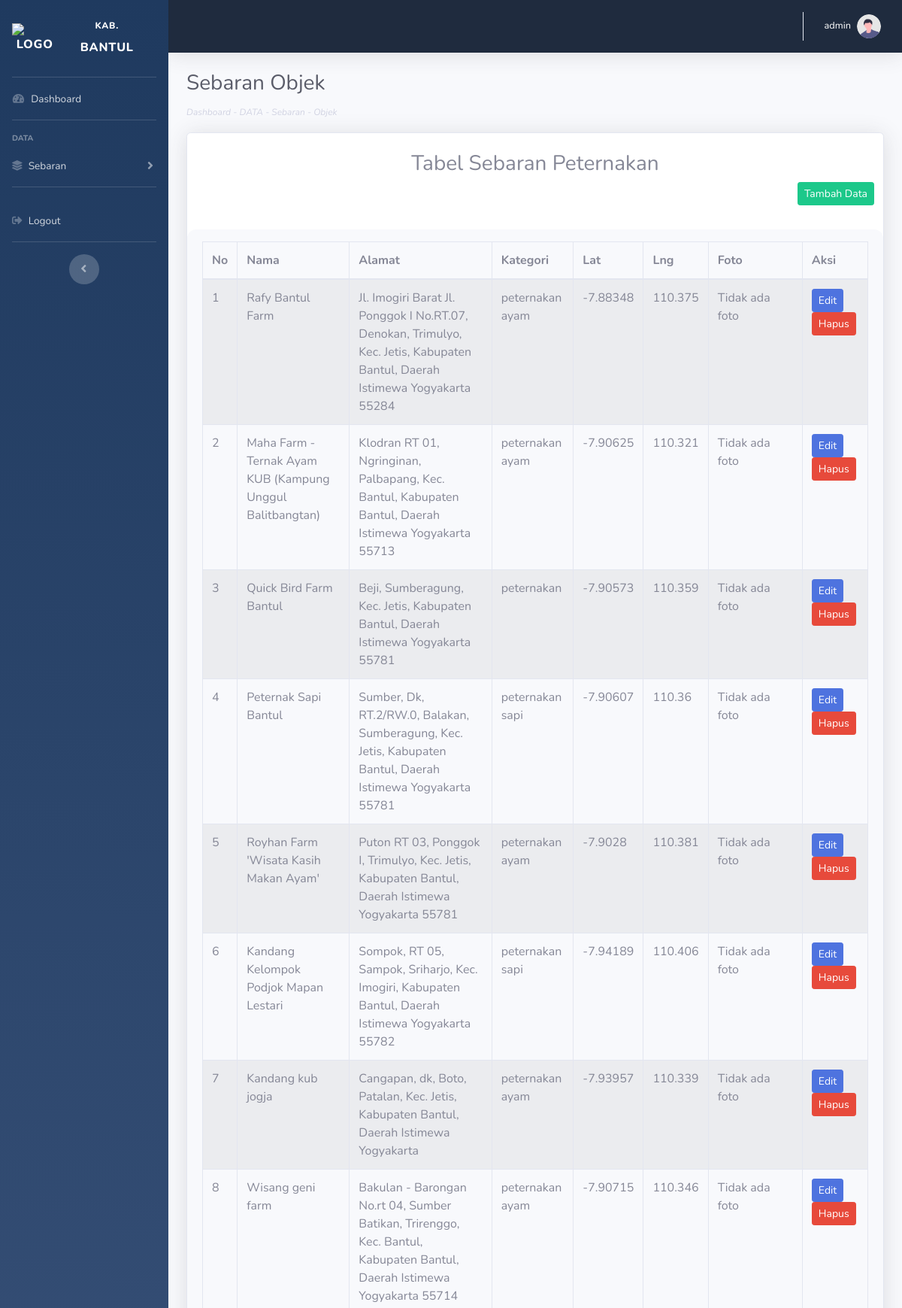
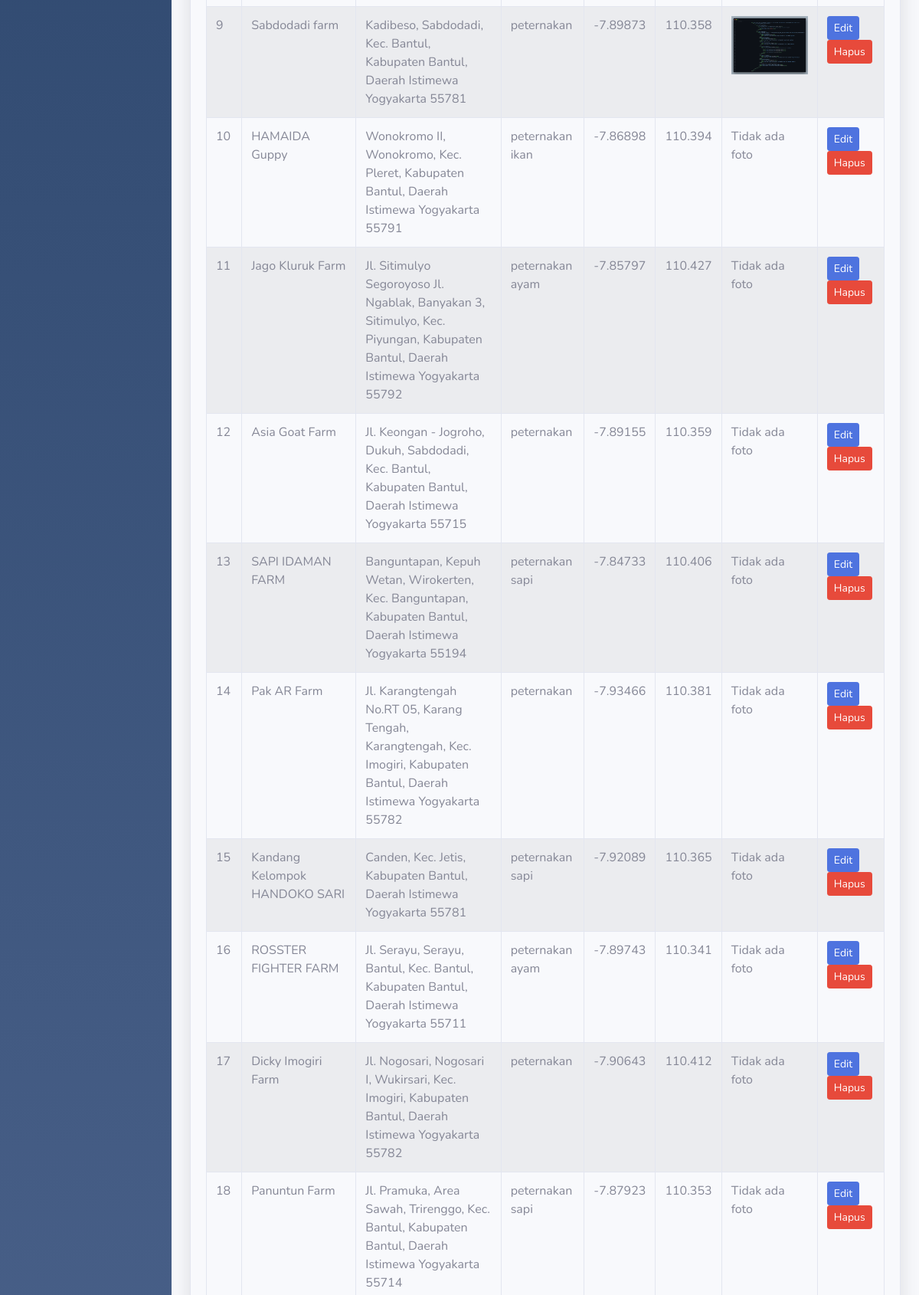
Page /view/admin/sebaran_objek.php (signed in, upper part) on the committed database (2 pictures, top to bottom).
### tables this page shows
CREATE TABLE `user` (
  `id` int NOT NULL,
  `username` varchar(255) NOT NULL,
  `password` varchar(255) NOT NULL,
  `nama` varchar(255) NOT NULL,
  `email` varchar(255) NOT NULL,
  `joindate` timestamp NOT NULL
);

CREATE TABLE `peternakan` (
  `id` int NOT NULL,
  `objek` varchar(255) NOT NULL,
  `alamat` varchar(255) NOT NULL,
  `kategori` enum('peternakan ayam','peternakan sapi','peternakan ikan','peternakan') NOT NULL,
  `latitude` float NOT NULL,
  `lng` float NOT NULL,
  `foto` varchar(255) DEFAULT NULL
);

### view/admin/sebaran_objek.php (the view, shortened to what this page needs)
<?php
require_once '../../config/conn.php';
$user_id = $_SESSION['user_id'];
$query = "SELECT username FROM user WHERE id = ?";
$stmt = $conn->prepare($query);
$stmt->bind_param('i', $user_id);
$stmt->execute();
$stmt->bind_result($username);
$query = "SELECT * FROM peternakan";
$result = $conn->query($query);
?>
<!DOCTYPE html>
<html lang="en">
<head>
    <link href="vendor/fontawesome-free/css/all.min.css" rel="stylesheet" type="text/css">
    <link href="css/sb-admin-2.min.css" rel="stylesheet">
    <link rel="stylesheet" href="https://cdn.datatables.net/2.0.8/css/dataTables.bootstrap5.css">
    <link rel="stylesheet" href="https://cdn.datatables.net/buttons/3.0.2/css/buttons.dataTables.css">
</head>
<body id="page-top">
    <div id="wrapper">
        <ul class="navbar-nav  sidebar sidebar-dark accordion" style="background: linear-gradient(to bottom, #1F3A5F 0%, #4d648d 100%);" id="accordionSidebar">
            <a class="sidebar-brand d-flex align-items-center justify-content-center mt-3" href="blank.php">
                <div class="sidebar-brand-icon ">
                    <img style="width: 45px;" src="https://bantulkab.go.id/resource/doc/images/logos/logo-bantul-medium.png" alt="logo">
                </div>
                <div class="sidebar-brand-text mx-3"><sup>Kab. </sup>Bantul</div>
            </a>
            <hr class="sidebar-divider my-0 mt-3">
            <li class="nav-item">
                <a class="nav-link" href="blank.php">
                    <i class="fas fa-fw fa-tachometer-alt"></i>
                    <span>Dashboard</span></a>
            </li>
            <hr class="sidebar-divider">
            <div class="sidebar-heading">
                Data
            </div>
            <li class="nav-item">
                <a class="nav-link collapsed" href="#" data-toggle="collapse" data-target="#collapseTwo" aria-expanded="true" aria-controls="collapseTwo">
                    <i class="fas fa-layer-group"></i>
                    <span>Sebaran</span>
                </a>
            </li>
            <hr class="sidebar-divider">
            <li class="nav-item">
                <a class="nav-link" href="../../config/process/logout.php">
                    <i class="fas fa-sign-out-alt"></i>
                    <span>Logout</span></a>
            </li>
            <hr class="sidebar-divider d-none d-md-block">
            <div class="text-center d-none d-md-inline">
                <button class="rounded-circle border-0" id="sidebarToggle"></button>
            </div>
        </ul>
        <div id="content-wrapper" class="d-flex flex-column">
            <div id="content">
                <nav class="navbar navbar-expand navbar-light topbar mb-4 static-top shadow" style="background: #1f2b3e; ">
                    <ul class="navbar-nav ml-auto">
                        <li class="nav-item dropdown no-arrow">
                            <a class="nav-link dropdown-toggle" href="#" id="userDropdown" role="button" data-toggle="dropdown" aria-haspopup="true" aria-expanded="false">
                                <span class="mr-2 d-none d-lg-inline text-white small"><?php echo htmlspecialchars($username); ?></span>
                                <img class="img-profile rounded-circle" src="img/undraw_profile.svg">
                            </a>
                        </li>
                    </ul>
                </nav>
                <div class="container-fluid">
                    <h1 class="h3 text-gray-800">Sebaran Objek</h1>
                    <span style="font-size: 12px;" class="mb-5 text-gray-400"><i><a href="blank.php" style="text-decoration: none;" class="text-gray-400">Dashboard</a> - DATA - Sebaran - Objek</i></span>
                    <div class="row mt-3">
                        <div class="col-lg-12">
                            <div class="card shadow mb-4">
                                <h3 align="center" class="h3 mt-4">Tabel Sebaran Peternakan</h3>
                                <div style="display: flex; justify-content: end; padding-right: 12px;" class="mt-0 mb-0">
                                    <button class="btn btn-success btn-sm mb-4" data-toggle="modal" data-target="#addModal">Tambah Data</button>
                                </div>
                                <div class="card-header py-3 mt-2 mb-5" align="center" style="border-radius: 12px;">
                                    <div class="table-responsive">
                                        <table class="table table-bordered table-striped display nowrap" id="dataTable" width="100%" cellspacing="0">
                                            <thead>
                                                <tr>
                                                    <th>No</th>
                                                    <th>Nama</th>
                                                    <th>Alamat</th>
                                                    <th>Kategori</th>
                                                    <th>Lat</th>
                                                    <th>Lng</th>
                                                    <th>Foto</th>
                                                    <th>Aksi</th>
                                                </tr>
                                            </thead>
                                            <tbody>
                                                <?php
                                                $no = 1;
                                                while ($row = $result->fetch_assoc()) { ?>
                                                    <tr>
                                                        <td><?php echo $no++; ?></td>
                                                        <td><?php echo $row['objek']; ?></td>
                                                        <td><?php echo $row['alamat']; ?></td>
                                                        <td><?php echo $row['kategori']; ?></td>
                                                        <td><?php echo $row['latitude']; ?></td>
                                                        <td><?php echo $row['lng']; ?></td>
                                                        <td>
                                                            <?php if ($row['foto'] != '') : ?>
                                                                <img src="../../img_maps/<?php echo $row['foto']; ?>" class="img-fluid" alt="Foto Objek" style="max-width: 100px;">
                                                            <?php else : ?>
                                                                <span>Tidak ada foto</span>
                                                            <?php endif; ?>
                                                        </td>
                                                        <td>
                                                            <button class="btn btn-primary btn-sm edit-btn" data-id="<?php echo $row['id']; ?>" data-objek="<?php echo $row['objek']; ?>" data-alamat="<?php echo $row['alamat']; ?>" data-kategori="<?php echo $row['kategori']; ?>" data-latitude="<?php echo $row['latitude']; ?>" data-lng="<?php echo $row['lng']; ?>" data-toggle="modal" data-target="#editModal">Edit</button>
                                                            <button class="btn btn-danger btn-sm delete-btn" data-id="<?php echo $row['id']; ?>" data-toggle="modal" data-target="#deleteModal">Hapus</button>
                                                        </td>
                                                    </tr>
                                                <?php } ?>
                                            </tbody>
                                        </table>
                                    </div>
                                </div>
                            </div>
                        </div>
                    </div>
                </div>
            </div>
        </div>
    </div>
</body>
</html>

### rows in the picture
user: username "admin"
peternakan: objek "Rafy Bantul Farm", alamat "Jl. Imogiri Barat Jl. Ponggok I No.RT.07, Denokan, Trimulyo, Kec. Jetis, Kabupaten Bantul, Daerah Istimewa Yogyakarta 55284", kategori "peternakan ayam", latitude "-7.88348", lng "110.375", shows "Tidak ada foto"
peternakan: objek "Maha Farm - Ternak Ayam KUB (Kampung Unggul Balitbangtan)", alamat "Klodran RT 01, Ngringinan, Palbapang, Kec. Bantul, Kabupaten Bantul, Daerah Istimewa Yogyakarta 55713", kategori "peternakan ayam", latitude "-7.90625", lng "110.321", shows "Tidak ada foto"
peternakan: objek "Quick Bird Farm Bantul", alamat "Beji, Sumberagung, Kec. Jetis, Kabupaten Bantul, Daerah Istimewa Yogyakarta 55781", kategori "peternakan", latitude "-7.90573", lng "110.359", shows "Tidak ada foto"
peternakan: objek "Peternak Sapi Bantul", alamat "Sumber, Dk, RT.2/RW.0, Balakan, Sumberagung, Kec. Jetis, Kabupaten Bantul, Daerah Istimewa Yogyakarta 55781", kategori "peternakan sapi", latitude "-7.90607", lng "110.36", shows "Tidak ada foto"
peternakan: objek "Royhan Farm 'Wisata Kasih Makan Ayam'", alamat "Puton RT 03, Ponggok I, Trimulyo, Kec. Jetis, Kabupaten Bantul, Daerah Istimewa Yogyakarta 55781", kategori "peternakan ayam", latitude "-7.9028", lng "110.381", shows "Tidak ada foto"
peternakan: objek "Kandang Kelompok Podjok Mapan Lestari", alamat "Sompok, RT 05, Sampok, Sriharjo, Kec. Imogiri, Kabupaten Bantul, Daerah Istimewa Yogyakarta 55782", kategori "peternakan sapi", latitude "-7.94189", lng "110.406", shows "Tidak ada foto"
peternakan: objek "Kandang kub jogja", alamat "Cangapan, dk, Boto, Patalan, Kec. Jetis, Kabupaten Bantul, Daerah Istimewa Yogyakarta", kategori "peternakan ayam", latitude "-7.93957", lng "110.339", shows "Tidak ada foto"
peternakan: objek "Wisang geni farm", alamat "Bakulan - Barongan No.rt 04, Sumber Batikan, Trirenggo, Kec. Bantul, Kabupaten Bantul, Daerah Istimewa Yogyakarta 55714", kategori "peternakan ayam", latitude "-7.90715", lng "110.346", shows "Tidak ada foto"
peternakan: objek "Sabdodadi farm", alamat "Kadibeso, Sabdodadi, Kec. Bantul, Kabupaten Bantul, Daerah Istimewa Yogyakarta 55781", kategori "peternakan", latitude "-7.89873", lng "110.358", foto (picture)
peternakan: objek "HAMAIDA Guppy", alamat "Wonokromo II, Wonokromo, Kec. Pleret, Kabupaten Bantul, Daerah Istimewa Yogyakarta 55791", kategori "peternakan ikan", latitude "-7.86898", lng "110.394", shows "Tidak ada foto"
peternakan: objek "Jago Kluruk Farm", alamat "Jl. Sitimulyo Segoroyoso Jl. Ngablak, Banyakan 3, Sitimulyo, Kec. Piyungan, Kabupaten Bantul, Daerah Istimewa Yogyakarta 55792", kategori "peternakan ayam", latitude "-7.85797", lng "110.427", shows "Tidak ada foto"
peternakan: objek "Asia Goat Farm", alamat "Jl. Keongan - Jogroho, Dukuh, Sabdodadi, Kec. Bantul, Kabupaten Bantul, Daerah Istimewa Yogyakarta 55715", kategori "peternakan", latitude "-7.89155", lng "110.359", shows "Tidak ada foto"
peternakan: objek "SAPI IDAMAN FARM", alamat "Banguntapan, Kepuh Wetan, Wirokerten, Kec. Banguntapan, Kabupaten Bantul, Daerah Istimewa Yogyakarta 55194", kategori "peternakan sapi", latitude "-7.84733", lng "110.406", shows "Tidak ada foto"
peternakan: objek "Pak AR Farm", alamat "Jl. Karangtengah No.RT 05, Karang Tengah, Karangtengah, Kec. Imogiri, Kabupaten Bantul, Daerah Istimewa Yogyakarta 55782", kategori "peternakan", latitude "-7.93466", lng "110.381", shows "Tidak ada foto"
peternakan: objek "Kandang Kelompok HANDOKO SARI", alamat "Canden, Kec. Jetis, Kabupaten Bantul, Daerah Istimewa Yogyakarta 55781", kategori "peternakan sapi", latitude "-7.92089", lng "110.365", shows "Tidak ada foto"
peternakan: objek "ROSSTER FIGHTER FARM", alamat "Jl. Serayu, Serayu, Bantul, Kec. Bantul, Kabupaten Bantul, Daerah Istimewa Yogyakarta 55711", kategori "peternakan ayam", latitude "-7.89743", lng "110.341", shows "Tidak ada foto"
peternakan: objek "Dicky Imogiri Farm", alamat "Jl. Nogosari, Nogosari I, Wukirsari, Kec. Imogiri, Kabupaten Bantul, Daerah Istimewa Yogyakarta 55782", kategori "peternakan", latitude "-7.90643", lng "110.412", shows "Tidak ada foto"
peternakan: objek "Panuntun Farm", alamat "Jl. Pramuka, Area Sawah, Trirenggo, Kec. Bantul, Kabupaten Bantul, Daerah Istimewa Yogyakarta 55714", kategori "peternakan sapi", latitude "-7.87923", lng "110.353", shows "Tidak ada foto"
